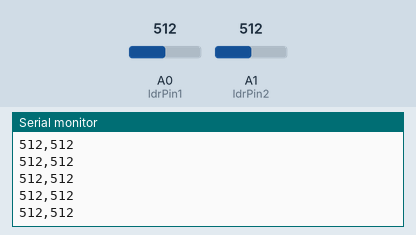
This sketch was run on a simulated Arduino Uno, built with avr-gcc and run on an emulated ATmega328P. Shown: the last lines printed to the serial monitor. The inputs (shaded band) are chosen by the test bench; at power-on: A0 (ldrPin1) = 512, A1 (ldrPin2) = 512.

Above: at 1.2 s.
1.3 s: A0 (ldrPin1) set to 716
At 1.33 s:
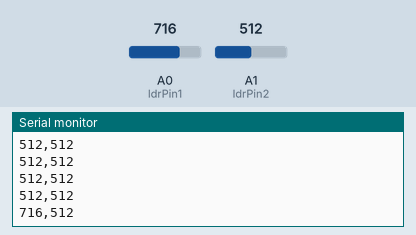
4.3 s: A1 (ldrPin2) set to 716
At 4.31 s:
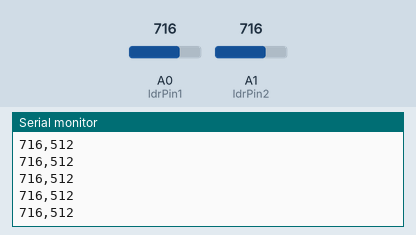
5.8 s: A0 (ldrPin1) set to 900
At 5.83 s:
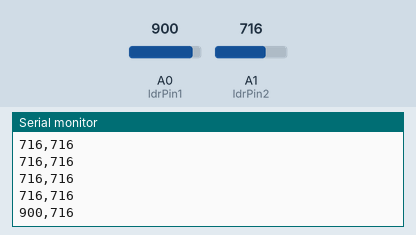
7.3 s: A1 (ldrPin2) set to 900
At 7.3 s:
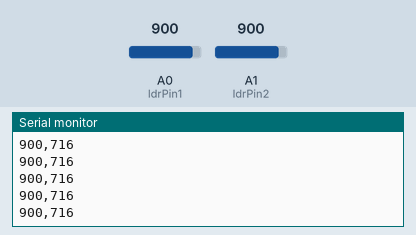
Timing chart, 0 to 9.8 s (numbered marks = the images above; inputs shaded):
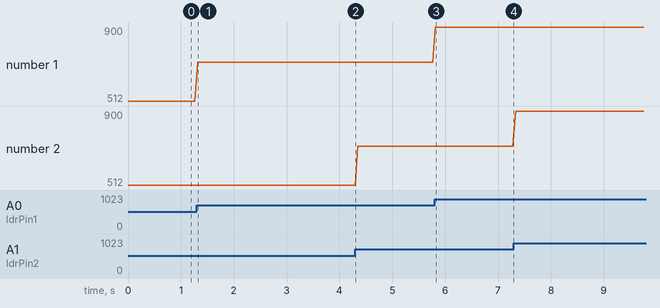

Measured:
- after the input at 1.3 s, the serial monitor: prints a new line at once (image 1)
- after the input at 5.8 s, the serial monitor: prints a new line at once (image 3)
- plotted number 1: 512 → 716 after the input at 1.3 s, 716 → 900 after the input at 5.8 s

The sketch:

dosLdrAmpFrec.ino
```cpp
int ldrPin1 = A0;  // ldr 1
int ldrPin2 = A1;  // ldr 2

void setup() {
  Serial.begin(9600);
}

void loop() {

  int ldrValor1 = analogRead(ldrPin1); // ldr que va a controlar la frecuencia
  int ldrValor2 = analogRead(ldrPin2); // ldr que va a controlar la amplitud

  // enviar valores
  Serial.print(ldrValor1);
  Serial.print(",");
  Serial.println(ldrValor2);

  delay(50);  // para evitar saturar el puerto
}
```
